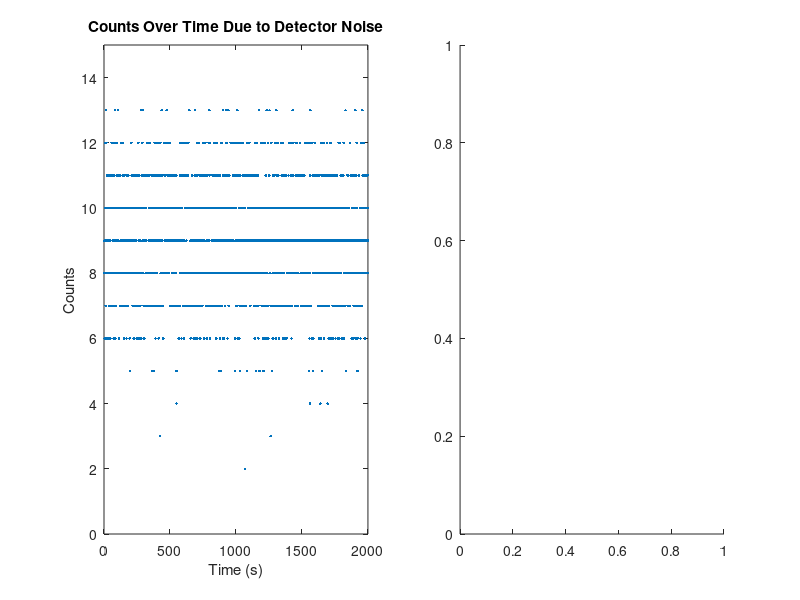

Recreate this plot in MATLAB. (Note: this script raises an error after producing the figure.)
%% Load data
load data1.mat;
load data2.mat;
load data3.mat;
load data4.mat;

%% Create detector noise plot
figure
set(gcf, "Position", [100,100,1100,400])
subplot(1,2,1)
plot(times1, detector1, '.')
ylim([0,15])
title('Counts Over Time Due to Detector Noise')
xlabel('Time (s)')
ylabel('Counts')

subplot(1,2,2)
histogram(detector1)
title('Distribution of Count Numbers Due to Detector Noise')
xlabel('Counts')
ylabel('Frequency')

text_x = get(gca, 'xlim') - 3;
text_y = get(gca, 'ylim') - 30;
text(text_x(2), text_y(2),"\sigma = " + std(detector1))



%% Create Secular Equilibrium Plot

figure
set(gcf, "Position", [200,300,1100,400])

subplot(1,2,1)
plot(times2, detector2, '.')
xlabel('Time (s)')
ylabel('Counts')
title('Counts Over Time at Secular Equilibrium')

subplot(1,2,2)
histogram(detector2)
title('Distribution of Count Numbers at Secular Equilibrium')
xlabel('Counts')
ylabel('Frequency')

text_x = get(gca, 'xlim') - 150;
text_y = get(gca, 'ylim') - 15;
text(text_x(2), text_y(2),"\sigma = " + std(detector2))



%% Create 137mBa decay plot

% Define curve fitting function
%F1 = @(p, t) p(1) * exp(-p(2) * t);

% Set initial parameters for least squares
%p0 = [7300, 0.004];

% Calculate best fit parameters for the given function
%[plsq, ~,~,~,~] = lsqcurvefit(F1, p0, times3, detector3);

% Plot graph of 137mBa decay data
figure

set(gcf, "Position", [200,300,1100,400])
subplot(1,2,1)
plot(times3, detector3, 'b.')
xlabel('Time (s)')
ylabel('Counts')
title('137mBa Decay')

% Find where the decay is below 2x the noise_level
noise_level = 9;

cutoff = 0;
for i = 1:length(detector3)
    if detector3(i) < (noise_level * 3)
        cutoff = i;
        break;
    end
end

t_lm = times3(1:cutoff);
y_lm = logdet3(1:cutoff);

% Create linear model
decay_model = fitlm(t_lm, y_lm)
c = decay_model.Coefficients{1,1};
c_e = decay_model.Coefficients{1,2};
m = decay_model.Coefficients{2,1};
m_e = decay_model.Coefficients{2,2};

decay_formula = @(t) c + m * t;
decay_str = sprintf('Formula: log(C) = %.4f t + %.4f', m, c)

% In log-linear coordinates with linear regression
subplot(1,2,2)
plot(times3, logdet3, 'b.')
hold on
plot(t_lm, decay_formula(t_lm), 'r-', 'LineWidth',1)
title('137mBa Decay (Logarithmic)')
xlabel('Time (s)')
ylabel('log(Counts)')
legend('Data', 'Linear Model')

text_x = get(gca, 'xlim') - 1230;
text_y = get(gca, 'ylim') - 1.5;
text(text_x(2),text_y(2),decay_str)



%% Create 137mBa Buildup plot
% Define curve fitting function
%F2 = @(p, t) p(1) * (1- exp(-p(2) * t));

% Set initial parameters for least squares
%p0 = [7300, 0.004];

% Calculate best fit parameters for the given function
%[plsq, ~,~,~,~] = lsqcurvefit(F2, p0, times4, detector4)

% Plot a graph of the 137mBa Buildup data
figure
set(gcf, "Position", [200,300,1100,400])

subplot(1,2,1)
plot(times4, detector4, 'b.')
xlabel('Time (s)')
ylabel('Counts')
title('137mBa Buildup')



tp = 30.17*525948.766*60; % T1/2 for 137Cs (in s)
lambda_p = log(2)/tp; % Decay rate constant for 137Cs (s^-1)

td = 2.552*60; % T1/2 for 137mBa (in s)
lambda_d = log(2)/td; % Decay rate constant for 137mBa (s^-1)

C_E = 5e14 * lambda_p/lambda_d * (1-exp(-lambda_d)) * 0.02; % Expected equilibrium count number from simulation
C_0 = 1e7 * 0.02 * (1-exp(-lambda_d)); % Expected initial count number

% Find cutoff for when count number exceeds the equilibrium
cutoff = 0;
for i = 1:length(detector4)
    if detector4(i) > C_E
        cutoff = i - 1;
        break;
    end
end


% logC = zeros(size(detector4));
% for i = 1:length(detector4)
%     if C_E > detector4(i)
%         logC(i) = log((C_E - detector4(i))/(C_E - C_0));
%     end
% end

logC = log((C_E - detector4)/(C_E - C_0));

t_lm = times4(1:cutoff);
y_lm = logC(1:cutoff);

% Create linear model
buildup_model = fitlm(t_lm, y_lm)
c = buildup_model.Coefficients{1,1};
c_e = buildup_model.Coefficients{1,2};
m = buildup_model.Coefficients{2,1};
m_e = buildup_model.Coefficients{2,2};

buildup_formula = @(t) c + m * t;
buildup_str = sprintf('Formula: !!log(C) = %.4f t + %.4f', m, c)



% In log-linear coordinates
subplot(1,2,2)
plot(times4, logC, 'b.');
hold on
plot(t_lm, buildup_formula(t_lm), 'r-', 'LineWidth',1)
title('137mBa Buildup (Logarithmic)')
xlabel('Time (s)')
ylabel('log(Counts)')
legend('Data', 'Linear Model')

text_x = get(gca, 'xlim') - 1230;
text_y = get(gca, 'ylim') - 2.5;
text(text_x(2),text_y(2),buildup_str)








